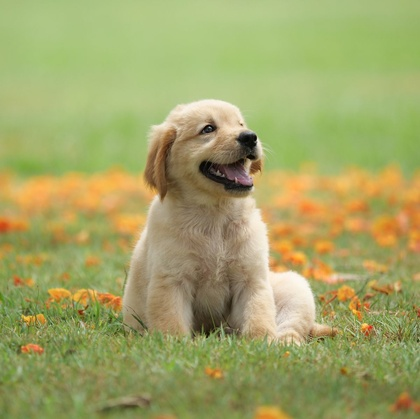
%> input picture Codes/DAY-02/puppyyyyyyy.jpg, 420 x 419 px, shrunk from 1200 x 1197 before the run
$ octave task0205.m   (GNU Octave 9; MATLAB toolbox functions it lacks are replaced by stand-ins)
%> lines starting %> are read from the running program, lines starting %| are printed output that depends on the picture; in (x1, y1, x2, y2) boxes, pixels count from 0 and x2, y2 are one past the last pixel; in counts of white or black regions, pixels touching at a corner belong together; the program's own positions count from 1
% To enter a threshold value

img = imread("puppyyyyyyy.jpg");
%> img is the input picture: size 419x420x3 uint8; mean R, G, B 161.9, 164.3, 102.4
imshow(img, [])

redChannel = img(:,:,1);
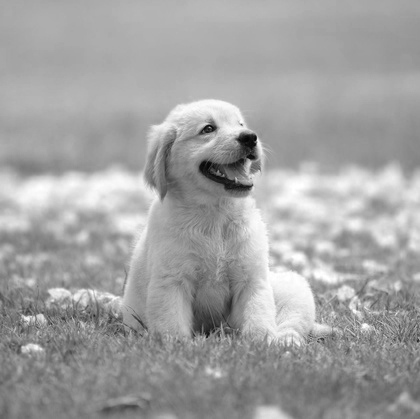
%> redChannel: size 419x420 uint8; min 4, max 255, mean 161.9
greenChannel = img(:,:,2);
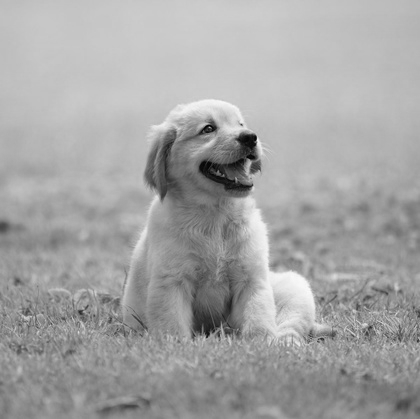
%> greenChannel: size 419x420 uint8; min 1, max 250, mean 164.3
blueChannel = img(:,:,3);
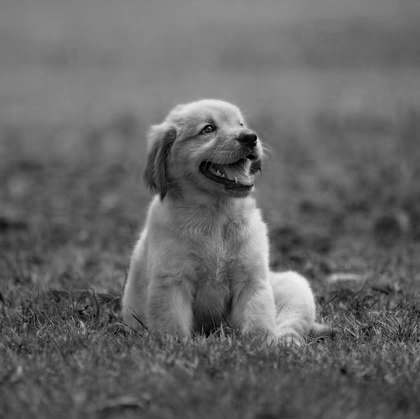
%> blueChannel: size 419x420 uint8; min 0, max 242, mean 102.4

[imgHeight, imgLength] = size(redChannel);
%> imgHeight = 419; imgLength = 420

grayscaleChannel = zeros(imgHeight, imgLength);
blackwhiteChannel = zeros(imgHeight, imgLength);


% For grayscale conversion
for i = 1:imgHeight
    for j = 1:imgLength
        grayscaleValue = 0.2989 * redChannel(i,j) + 0.5870 * greenChannel(i,j) + 0.1140 * blueChannel(i,j);
        grayscaleChannel(i, j) = grayscaleValue;
    end
end

% For black and white conversion
threshold = input('Enter a threshold value: ');
%> the answer given: 100

for i = 1:imgHeight
    for j = 1:imgLength
        if grayscaleChannel(i, j) < threshold
            blackwhiteChannel(i, j) = 0;
        else
            blackwhiteChannel(i, j) = 1;
        end
    end
end
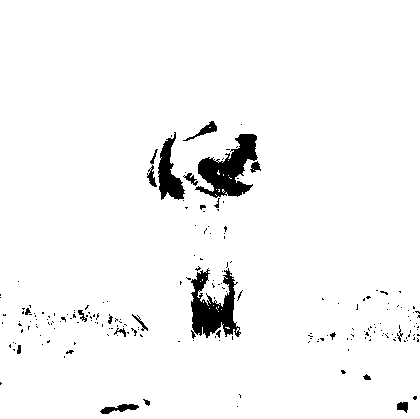
%> blackwhiteChannel: size 419x420 double; values 0 (black) and 1 (white), 96.3% white; 204 black regions (180 under 20 px), largest, box (x1, y1, x2, y2) and area: (195, 134, 258, 198) 2002, (191, 268, 241, 339) 1856, (158, 132, 185, 200) 896

%fprintf('Grayscale Channel:\n');
%grayscaleChannel

imshow(blackwhiteChannel, [])
imwrite(blackwhiteChannel, 'puppy_blackandwhite.jpg');
B = blackwhiteChannel';
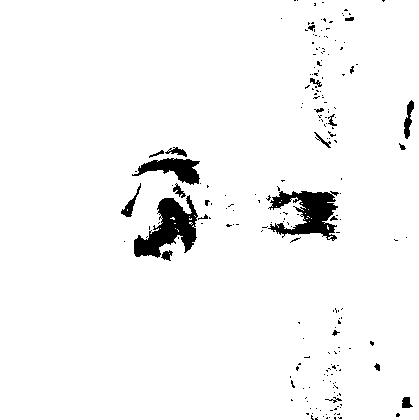
%> B: size 420x419 double; values 0 (black) and 1 (white), 96.3% white; 204 black regions (180 under 20 px), largest, box (x1, y1, x2, y2) and area: (134, 195, 198, 258) 2002, (268, 191, 339, 241) 1856, (132, 158, 200, 185) 896
B = B(:)';
B
